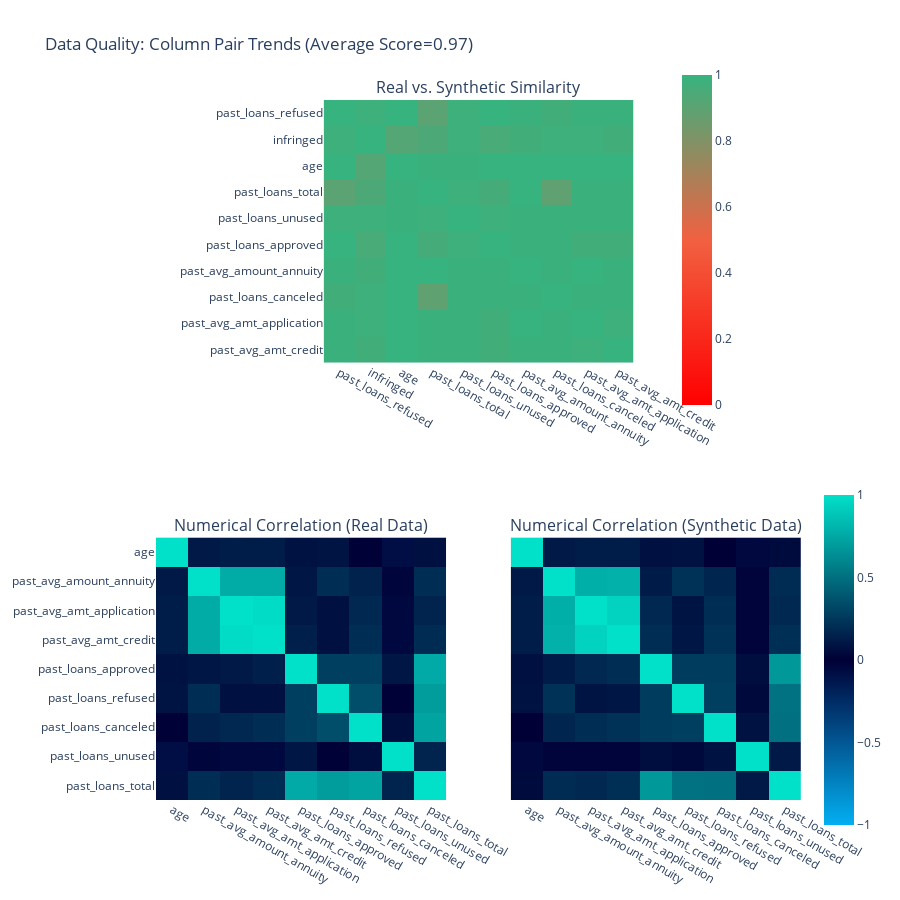

Notebook code cell kept with this figure:
### Code cell
quality_report.get_score()
quality_report.get_properties()

quality_report.get_visualization(property_name='Column Pair Trends')

### Figure 1 — Plotly figure (JSON) as saved in the notebook; plotly's stock layout.template omitted (floating-point values rounded to 4 significant figures)
{"data": [{"coloraxis": "coloraxis", "hovertemplate": "<b>Column Pair</b><br>(%{x},%{y})<br><br>Similarity: %{z}<extra></extra>", "type": "heatmap", "x": ["past_loans_refused", "infringed", "age", "past_loans_total", "past_loans_unused", "past_loans_approved", "past_avg_amount_annuity", "past_loans_canceled", "past_avg_amt_application", "past_avg_amt_credit"], "xaxis": "x", "y": ["past_loans_refused", "infringed", "age", "past_loans_total", "past_loans_unused", "past_loans_approved", "past_avg_amount_annuity", "past_loans_canceled", "past_avg_amt_application", "past_avg_amt_credit"], "yaxis": "y", "z": [[1, 0.98, 1, 0.9, 0.98, 1, 0.99, 0.97, 0.99, 0.99], [0.98, 1, 0.92, 0.94, 0.98, 0.95, 0.97, 0.98, 0.98, 0.97], [1, 0.92, 1, 0.99, 0.99, 1, 1, 1, 1, 1], [0.9, 0.94, 0.99, 1, 0.98, 0.96, 1, 0.89, 0.99, 0.99], [0.98, 0.98, 0.99, 0.98, 1, 0.98, 0.99, 0.99, 0.99, 0.99], [1, 0.95, 1, 0.96, 0.98, 1, 0.99, 0.99, 0.97, 0.97], [0.99, 0.97, 1, 1, 0.99, 0.99, 1, 0.99, 1, 0.99], [0.97, 0.98, 1, 0.89, 0.99, 0.99, 0.99, 1, 0.99, 0.99], [0.99, 0.98, 1, 0.99, 0.99, 0.97, 1, 0.99, 1, 0.98], [0.99, 0.97, 1, 0.99, 0.99, 0.97, 0.99, 0.99, 0.98, 1]]}, {"coloraxis": "coloraxis2", "customdata": [[1, 0.11, 0.13, 0.13, 0.07, 0.08, 0, -0.05, 0.05], [0.11, 1, 0.78, 0.79, 0.12, 0.22, 0.17, -0.02, 0.19], [0.13, 0.78, 1, 0.94, 0.18, 0.09, 0.2, -0.02, 0.18], [0.13, 0.79, 0.94, 1, 0.2, 0.1, 0.22, -0.02, 0.21], [0.07, 0.12, 0.18, 0.2, 1, 0.27, 0.27, 0.06, 0.68], [0.08, 0.22, 0.09, 0.1, 0.27, 1, 0.28, 0.04, 0.51], [0, 0.17, 0.2, 0.22, 0.27, 0.28, 1, 0.08, 0.5], [-0.05, -0.02, -0.02, -0.02, 0.06, 0.04, 0.08, 1, 0.11], [0.05, 0.19, 0.18, 0.21, 0.68, 0.51, 0.5, 0.11, 1]], "hovertemplate": "<b>Correlation</b><br>(%{x},%{y})<br><br>Real: %{z}<br>(vs. Synthetic: %{customdata})<extra></extra>", "type": "heatmap", "x": ["age", "past_avg_amount_annuity", "past_avg_amt_application", "past_avg_amt_credit", "past_loans_approved", "past_loans_refused", "past_loans_canceled", "past_loans_unused", "past_loans_total"], "xaxis": "x2", "y": ["age", "past_avg_amount_annuity", "past_avg_amt_application", "past_avg_amt_credit", "past_loans_approved", "past_loans_refused", "past_loans_canceled", "past_loans_unused", "past_loans_total"], "yaxis": "y2", "z": [[1, 0.11, 0.13, 0.13, 0.08, 0.09, 0.01, -0.08, 0.07], [0.11, 1, 0.77, 0.77, 0.1, 0.2, 0.15, -0.03, 0.2], [0.13, 0.77, 1, 0.98, 0.11, 0.07, 0.18, -0.05, 0.16], [0.13, 0.77, 0.98, 1, 0.14, 0.07, 0.2, -0.05, 0.19], [0.08, 0.1, 0.11, 0.14, 1, 0.28, 0.28, 0.1, 0.76], [0.09, 0.2, 0.07, 0.07, 0.28, 1, 0.35, 0.01, 0.7], [0.01, 0.15, 0.18, 0.2, 0.28, 0.35, 1, 0.06, 0.73], [-0.08, -0.03, -0.05, -0.05, 0.1, 0.01, 0.06, 1, 0.16], [0.07, 0.2, 0.16, 0.19, 0.76, 0.7, 0.73, 0.16, 1]]}, {"coloraxis": "coloraxis2", "customdata": [[1, 0.11, 0.13, 0.13, 0.08, 0.09, 0.01, -0.08, 0.07], [0.11, 1, 0.77, 0.77, 0.1, 0.2, 0.15, -0.03, 0.2], [0.13, 0.77, 1, 0.98, 0.11, 0.07, 0.18, -0.05, 0.16], [0.13, 0.77, 0.98, 1, 0.14, 0.07, 0.2, -0.05, 0.19], [0.08, 0.1, 0.11, 0.14, 1, 0.28, 0.28, 0.1, 0.76], [0.09, 0.2, 0.07, 0.07, 0.28, 1, 0.35, 0.01, 0.7], [0.01, 0.15, 0.18, 0.2, 0.28, 0.35, 1, 0.06, 0.73], [-0.08, -0.03, -0.05, -0.05, 0.1, 0.01, 0.06, 1, 0.16], [0.07, 0.2, 0.16, 0.19, 0.76, 0.7, 0.73, 0.16, 1]], "hovertemplate": "<b>Correlation</b><br>(%{x},%{y})<br><br>Synthetic: %{z}<br>(vs. Real: %{customdata})<extra></extra>", "type": "heatmap", "x": ["age", "past_avg_amount_annuity", "past_avg_amt_application", "past_avg_amt_credit", "past_loans_approved", "past_loans_refused", "past_loans_canceled", "past_loans_unused", "past_loans_total"], "xaxis": "x3", "y": ["age", "past_avg_amount_annuity", "past_avg_amt_application", "past_avg_amt_credit", "past_loans_approved", "past_loans_refused", "past_loans_canceled", "past_loans_unused", "past_loans_total"], "yaxis": "y3", "z": [[1, 0.11, 0.13, 0.13, 0.07, 0.08, 0, -0.05, 0.05], [0.11, 1, 0.78, 0.79, 0.12, 0.22, 0.17, -0.02, 0.19], [0.13, 0.78, 1, 0.94, 0.18, 0.09, 0.2, -0.02, 0.18], [0.13, 0.79, 0.94, 1, 0.2, 0.1, 0.22, -0.02, 0.21], [0.07, 0.12, 0.18, 0.2, 1, 0.27, 0.27, 0.06, 0.68], [0.08, 0.22, 0.09, 0.1, 0.27, 1, 0.28, 0.04, 0.51], [0, 0.17, 0.2, 0.22, 0.27, 0.28, 1, 0.08, 0.5], [-0.05, -0.02, -0.02, -0.02, 0.06, 0.04, 0.08, 1, 0.11], [0.05, 0.19, 0.18, 0.21, 0.68, 0.51, 0.5, 0.11, 1]]}], "layout": {"annotations": [{"font": {"size": 16}, "showarrow": false, "text": "Real vs. Synthetic Similarity", "x": 0.5, "xanchor": "center", "xref": "paper", "y": 1, "yanchor": "bottom", "yref": "paper"}, {"font": {"size": 16}, "showarrow": false, "text": "Numerical Correlation (Real Data)", "x": 0.225, "xanchor": "center", "xref": "paper", "y": 0.375, "yanchor": "bottom", "yref": "paper"}, {"font": {"size": 16}, "showarrow": false, "text": "Numerical Correlation (Synthetic Data)", "x": 0.775, "xanchor": "center", "xref": "paper", "y": 0.375, "yanchor": "bottom", "yref": "paper"}], "coloraxis": {"cmax": 1, "cmin": 0, "colorbar": {"len": 0.5, "x": 0.8, "y": 0.8}, "colorscale": [[0, "#FF0000"], [0.5, "#F16141"], [1, "#36B37E"]]}, "coloraxis2": {"cmax": 1, "cmin": -1, "colorbar": {"len": 0.5, "y": 0.2}, "colorscale": [[0, "#03AFF1"], [0.5, "#000036"], [1, "#01E0C9"]]}, "height": 900, "title": {"text": "Data Quality: Column Pair Trends (Average Score=0.97)"}, "width": 900, "xaxis": {"anchor": "y", "domain": [0.26, 0.74]}, "xaxis2": {"anchor": "y2", "domain": [0, 0.45]}, "xaxis3": {"anchor": "y3", "domain": [0.55, 1], "matches": "x2"}, "yaxis": {"anchor": "x", "autorange": "reversed", "domain": [0.625, 1]}, "yaxis2": {"anchor": "x2", "autorange": "reversed", "domain": [0, 0.375]}, "yaxis3": {"anchor": "x3", "autorange": "reversed", "domain": [0, 0.375], "matches": "y2", "visible": false}}}
